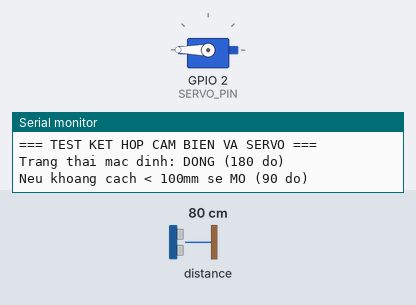
A sketch run on a simulated ESP32-S3. Parts: servo, the last lines printed to the serial monitor. The test bench sets the inputs (shaded band); at power-on: distance to the obstacle 80 cm.

Above: at 1.2 s.
1.3 s: distance to the obstacle set to 11 cm
2.8 s: distance to the obstacle set to 8 cm
At 3.6 s:
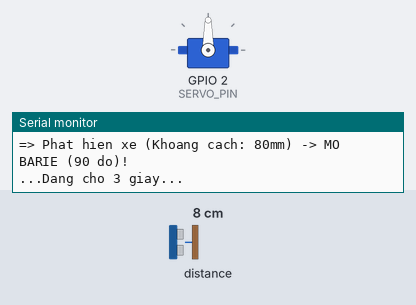
4.3 s: distance to the obstacle set to 18 cm
7.3 s: distance to the obstacle set to 2 cm
At 8.3 s:
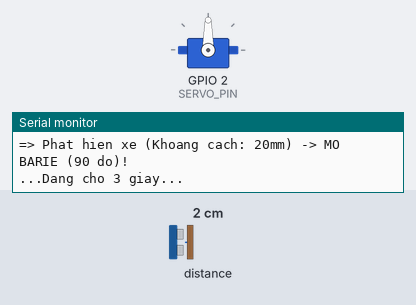
Timing chart, 0 to 9.8 s (numbered marks = the images above; inputs shaded):
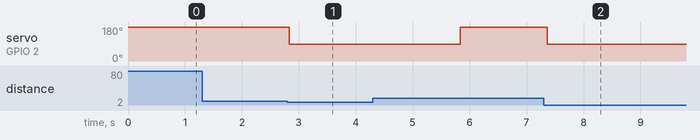

The sketch:

test_sensor_servo.ino
```cpp
#include <ESP32Servo.h>
#include <Wire.h>
#include <Adafruit_VL53L0X.h>

// Cấu hình chân
#define SERVO_PIN 2
#define I2C_SDA 21
#define I2C_SCL 47

Servo gateServo;
Adafruit_VL53L0X lox = Adafruit_VL53L0X();

// Các góc đóng/mở theo yêu cầu
const int ANGLE_CLOSED = 180;
const int ANGLE_OPEN = 90;

bool isGateOpen = false; // Theo dõi trạng thái barie

void setup() {
  Serial.begin(115200);

  // Khởi tạo PWM Timer cho ESP32-S3
  ESP32PWM::allocateTimer(0);
  ESP32PWM::allocateTimer(1);
  ESP32PWM::allocateTimer(2);
  ESP32PWM::allocateTimer(3);

  gateServo.setPeriodHertz(50);
  gateServo.attach(SERVO_PIN, 500, 2400);

  // Khởi động đưa barie về góc ĐÓNG (180 độ)
  gateServo.write(ANGLE_CLOSED);

  // Khởi tạo cảm biến I2C
  Wire.begin(I2C_SDA, I2C_SCL);
  if (!lox.begin()) {
    Serial.println(F("LOI: Khong the khoi tao VL53L0X. Vui long kiem tra I2C!"));
    while(1);
  }

  Serial.println("=== TEST KET HOP CAM BIEN VA SERVO ===");
  Serial.println("Trang thai mac dinh: DONG (180 do)");
  Serial.println("Neu khoang cach < 100mm se MO (90 do)");
}

void loop() {
  VL53L0X_RangingMeasurementData_t measure;
  lox.rangingTest(&measure, false);

  bool object_detected = false;

  // Kiểm tra nếu cảm biến đọc thành công và khoảng cách < 100mm
  if (measure.RangeStatus != 4) {
    if (measure.RangeMilliMeter < 100) {
      object_detected = true;
    }
  }

  // Logic điều khiển Barie
  if (object_detected && !isGateOpen) {
    Serial.print("=> Phat hien xe (Khoang cach: ");
    Serial.print(measure.RangeMilliMeter);
    Serial.println("mm) -> MO BARIE (90 do)!");

    gateServo.write(ANGLE_OPEN);
    isGateOpen = true;

    // Đợi đúng 3 giây cho xe qua
    Serial.println("...Dang cho 3 giay...");
    delay(3000);

    // Đóng barie lại
    Serial.println("=> Het thoi gian -> DONG BARIE (180 do)!");
    gateServo.write(ANGLE_CLOSED);
    isGateOpen = false;

    // Nghỉ 1 giây trước khi nhận diện xe tiếp theo
    delay(1000);
  }

  delay(100); // Đợi 100ms trước khi đo vòng tiếp theo
}
```

Measured:
- the behaviour switches between 10 and 9 cm on distance to the obstacle (found by bisection; images 0 and 1)
- after the input at 1.3 s, every drawn part: stays the same
- after the input at 2.8 s, servo on GPIO 2 (SERVO_PIN): 180° → 90° at once
- after the input at 7.3 s, servo on GPIO 2 (SERVO_PIN): 180° → 90° after 0.07 s
